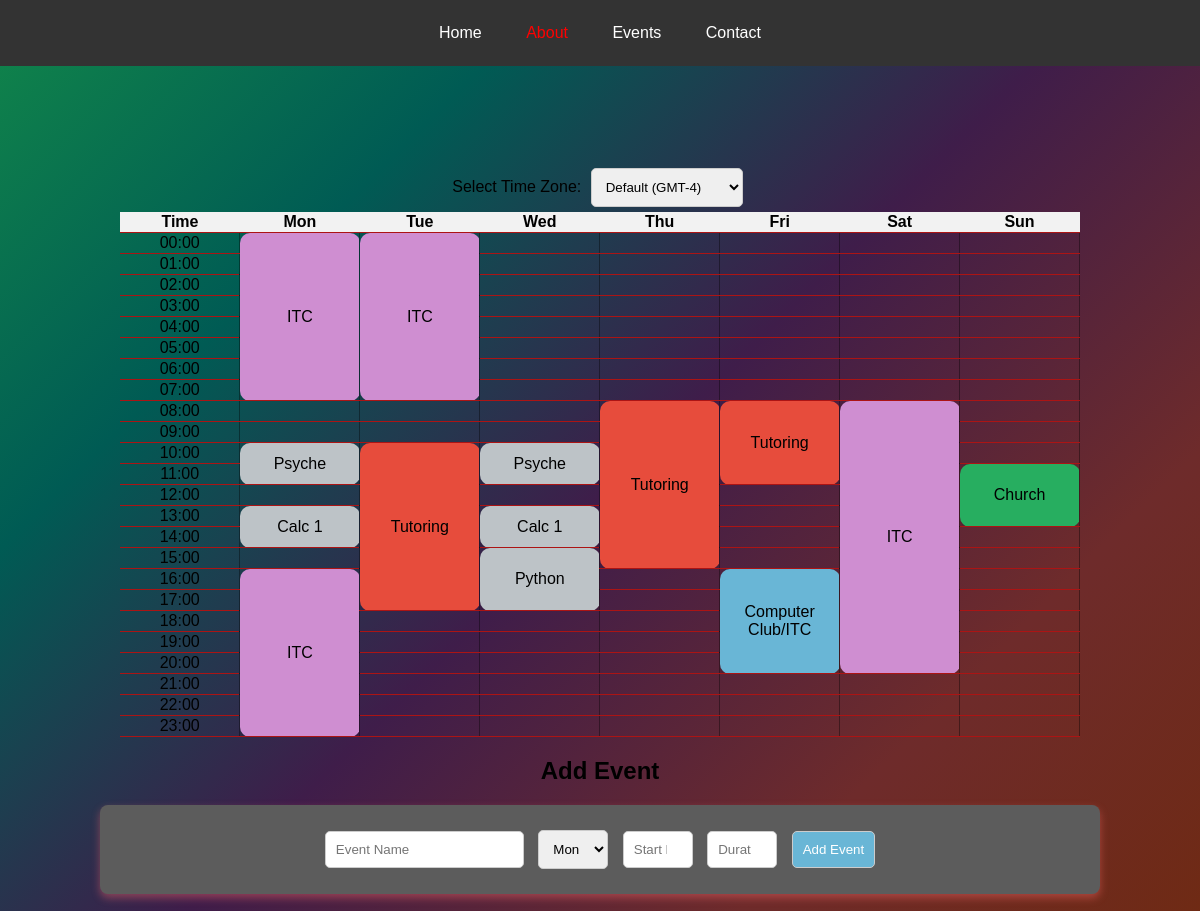
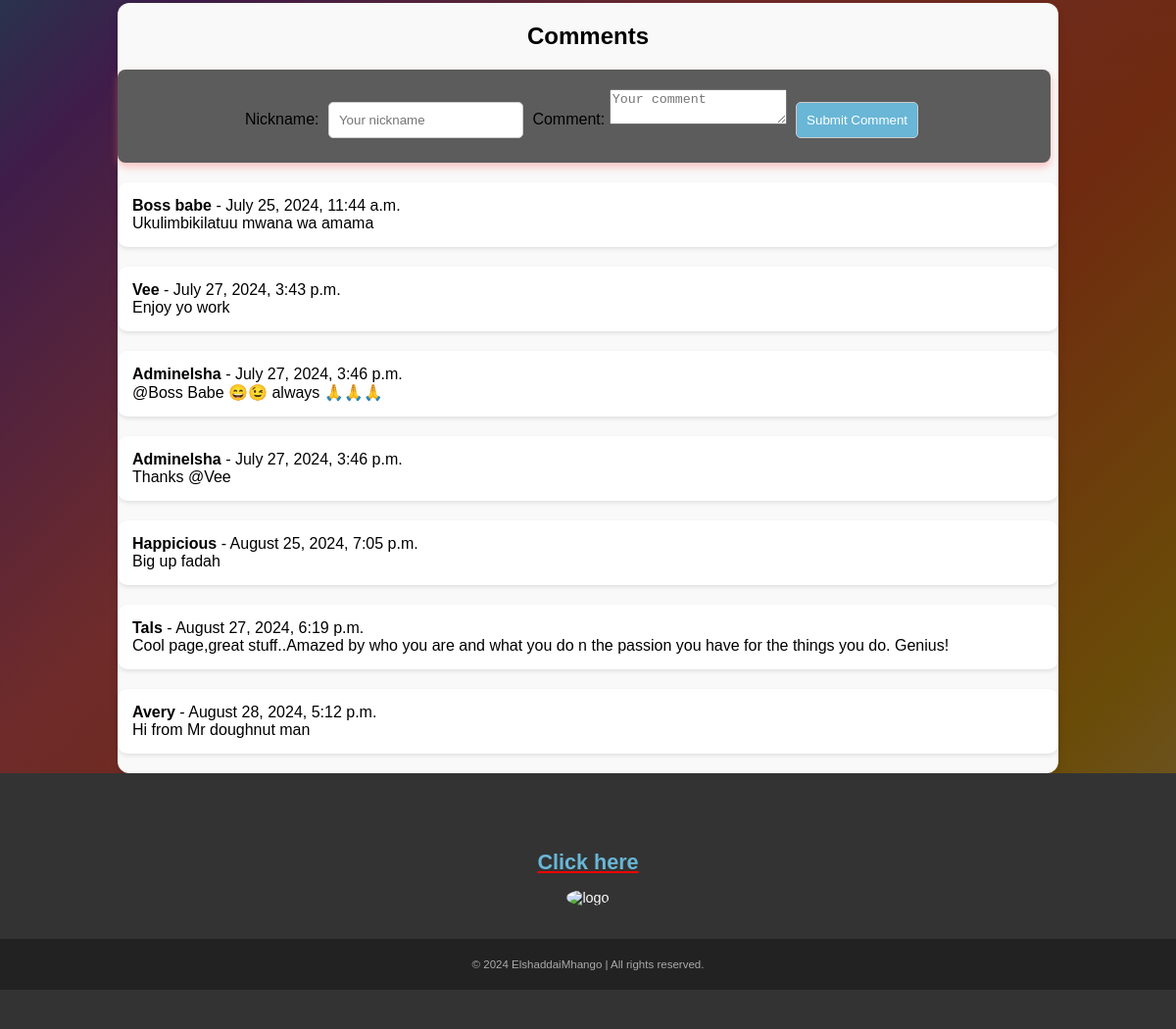
The page / on the database its author committed (2 pictures, top to bottom).
### schedule/models.py (models this page shows, shortened)
class Comment(models.Model):
    nickname = models.CharField(max_length=100)
    comment = models.TextField()
    created_at = models.DateTimeField(auto_now_add=True)

### schedule/views.py (the view)
# urls.py: path('', schedule_view, name='schedule-view'),
def schedule_view(request):
    events = Event.objects.all()
    hours = range(24)  # Example working hours (0 to 23)
    if request.method == 'POST':
        form = CommentForm(request.POST)
        if form.is_valid():
            form.save()
            return redirect('schedule-view')  # Redirect to refresh the page after comment submission
    else:
        form = CommentForm()
    comments = Comment.objects.all()
    context = {
        'events': events,
        'hours': hours,
        'form': form,
        'comments': comments,
    }
    return render(request, 'schedule/schedule.html', context)

### schedule/forms.py
class CommentForm(forms.ModelForm):
    class Meta:
        model = Comment
        fields = ['nickname', 'comment']

### schedule/templates/schedule/schedule.html (shortened to what this page needs)
{% load static %}
<!DOCTYPE html>
<html lang="en">
<head>
    <link rel="stylesheet" href="{% static 'css/styles.css' %}">
</head>
<body>
    <nav>
        <a href="#">Home</a>
        <a class="boutta" href="{% url 'about' %}">About</a>
        <a href="#">Events</a>
        <a href="#">Contact</a>
    </nav>
    <h1>Weekly Work Schedule</h1>
    <div>
        <label for="timezone-select">Select Time Zone:</label>
        <select id="timezone-select">
            <option value="GMT-4" data-offset="-4">Default (GMT-4)</option>
        </select>
    </div>
    <table id="schedule">
        <thead>
            <tr>
                <th>Time</th>
                <th>Mon</th>
                <th>Tue</th>
                <th>Wed</th>
                <th>Thu</th>
                <th>Fri</th>
                <th>Sat</th>
                <th>Sun</th>
            </tr>
        </thead>
        <tbody>
            {% for hour in hours %}
                <tr>
                    <td id="time-{{ hour }}">{{ hour }}</td>
                    <td class="cell" id="Mon-{{ hour }}"></td>
                    <td class="cell" id="Tue-{{ hour }}"></td>
                    <td class="cell" id="Wed-{{ hour }}"></td>
                    <td class="cell" id="Thu-{{ hour }}"></td>
                    <td class="cell" id="Fri-{{ hour }}"></td>
                    <td class="cell" id="Sat-{{ hour }}"></td>
                    <td class="cell" id="Sun-{{ hour }}"></td>
                </tr>
            {% endfor %}
        </tbody>
    </table>
    <h2>Add Event</h2>
    <form id="event-form">
        <input type="text" id="event-name" placeholder="Event Name" required>
        <select id="event-day">
            <option value="Mon">Mon</option>
        </select>
        <input type="number" id="event-start-hour" placeholder="Start Hour" min="0" max="23" required>
        <input type="number" id="event-duration" placeholder="Duration" min="1" max="24" required>
        <button type="submit">Add Event</button>
    </form>
    <div id="comments-section">
        <h2>Comments</h2>
        <div id="comment-form">
            <form class="comform" method="POST">
                <label for="id_nickname">Nickname:</label>
                <input type="text" id="id_nickname" name="nickname" placeholder="Your nickname" required>
                <label for="id_comment">Comment:</label>
                <textarea class="comtext" id="id_comment" name="comment" placeholder="Your comment" rows="2" required></textarea>
                <button type="submit">Submit Comment</button>
            </form>
        </div>
        <div id="comment-list">
            {% for comment in comments %}
                <div class="comment">
                    <strong>{{ comment.nickname }}</strong> - {{ comment.created_at|date:"F j, Y, g:i a" }}<br>
                    {{ comment.comment }}
                </div>
            {% empty %}
                <p>No comments yet.</p>
            {% endfor %}
        </div>
    </div>
<footer>
    <div class="footer-container">
        <div class="footer-section links">
            <ul>
                <a class="boutta" href="{% url 'about' %}"><h2>Click here</h2></a>
                <img class="logo" src="{% static 'images/Foreign.jpg' %}" alt="logo">
            </ul>
        </div>
    </div>
    <div class="footer-bottom">
        <p>&copy; 2024 ElshaddaiMhango | All rights reserved.</p>
    </div>
</footer>
</body>
</html>

### schedule/static/css/styles.css (style rules this page uses)
body { margin: 0; display: flex; flex-direction: column; align-items: center; justify-content: flex-start; min-height: 100vh; padding: 0; font-family: Arial, sans-serif; text-align: center; overflow-x: hidden; }
footer { background-color: #333; color: white; padding: 40px 0; font-size: 0.9em; width: 100%; }
.footer-container { display: flex; justify-content: space-between; flex-wrap: wrap; max-width: 1200px; margin: 0 auto; padding: 0 20px; }
.logo { width: 150px; border-radius: 50%; transition: transform 0.3s; grid-column: 1 / 2; animation: spin 10s linear infinite; }
.footer-section { flex: 1; margin: 20px; min-width: 220px; }
.footer-section h2 { font-size: 1.5em; margin-bottom: 15px; position: relative; color: #69b6d6; }
.footer-section ul { list-style-type: none; padding: 0; }
.footer-bottom { text-align: center; padding: 20px; background-color: #222; font-size: 0.8em; color: #aaa; }
.footer-bottom p { margin: 0; }
nav { width: 100%; background-color: #333; padding: 10px 0; margin-bottom: 20px; }
nav a { color: white; text-decoration: none; padding: 14px 20px; display: inline-block; }
table { border-collapse: collapse; justify-self: center; align-self: center; width: 80%; table-layout: fixed; }
th, td { border-bottom: 1px solid #ac1414; transition: background-color 0.3s; text-align: center; width: 12.5%; }
.cell { height: 5px; border-right: 1px solid #00000060; border-left: 1px solid #00000060; }
h1 { margin: 20px 0; font-size: 2em; color: #0000; }
th { background-color: #f2f2f2; font-weight: bold; }
tr { border-bottom: 1px solid #a11b1b; }
.cell.event { padding: 5px; margin: 2px; transition: transform 0.2s; background-color: rgb(69, 179, 216); border-radius: 10px; position: relative; box-shadow: 0 2px 5px rgba(0, 0, 0, 0.2); }
form { width: 80%; background: #5c5c5c; border-radius: 8px; box-shadow: 0 4px 8px rgba(255, 107, 107, 0.418); padding: 20px; margin-bottom: 20px; transition: box-shadow 0.3s; }
input, select, button { padding: 10px; margin: 5px; border: 1px solid #ccc; border-radius: 5px; transition: border 0.3s, box-shadow 0.3s; }
button { background-color: #69b6d6; color: white; cursor: pointer; transition: background-color 0.3s, transform 0.2s; }
#comments-section { width: 80%; margin: 0 auto; padding: 0; background-color: #f9f9f9; border-radius: 12px; box-shadow: 0 4px 8px rgba(0, 0, 0, 0.1); }
.comform { width: 95%; }
.comment { margin-bottom: 20px; padding: 15px; background-color: #ffffff; border-radius: 10px; box-shadow: 0 2px 4px rgba(0, 0, 0, 0.1); text-align: left; transition: transform 0.2s, box-shadow 0.2s; }
.boutta { color: red; }
body { background: linear-gradient(-45deg, #7f4d4d, #6b5a55, #7f5d43, #6d2f3e, #3f5467, #5e5c67, #7f5f53, #4d6e62, #6a2e2e, #6a4c39, #104740, #6a3b2d, #1e2e5b, #1f6c5a, #4d5c5b, #17476a, #6a4c0a, #6f5f53, #6a4c08, #6f2a10, #6e2b2b, #3f1d4a, #005b54, #11864a ); background-size: 400% 400%; animation: gradientAnimation 15s ease infinite; }

### rows shown on the page
Comment: nickname "Boss babe", created_at "July 25, 2024, 11:44 a.m.", comment "Ukulimbikilatuu mwana wa amama"
Comment: nickname "Vee", created_at "July 27, 2024, 3:43 p.m.", comment "Enjoy yo work"
Comment: nickname "Adminelsha", created_at "July 27, 2024, 3:46 p.m.", comment "@Boss Babe 😄😉 always 🙏🙏🙏"
Comment: nickname "Adminelsha", created_at "July 27, 2024, 3:46 p.m.", comment "Thanks @Vee"
Comment: nickname "Happicious", created_at "August 25, 2024, 7:05 p.m.", comment "Big up fadah"
Comment: nickname "Tals", created_at "August 27, 2024, 6:19 p.m.", comment "Cool page,great stuff..Amazed by who you are and what you do n the passion you have for the things you do. Genius!"
Comment: nickname "Avery", created_at "August 28, 2024, 5:12 p.m.", comment "Hi from Mr doughnut man"
